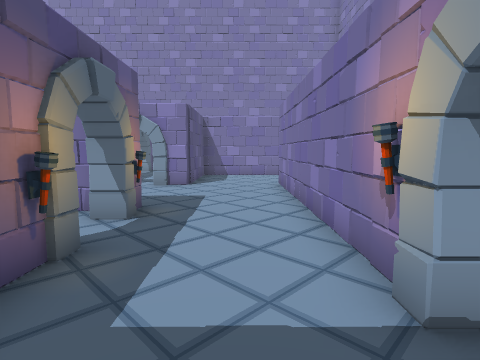
[1] (above)

23 first-person views from a walk through a 3-D level made in the Unity game engine. The camera is 1.3 m above the floor, tilts 6° down and sees 80° across. The floor is counted in squares, 1 m on a side. Each view is taken from the middle of a square. On the plan, view 1 faces up. The plan holds only what a view shows up to about 13 squares ahead; the rest is blank. The player is left out.

[2]
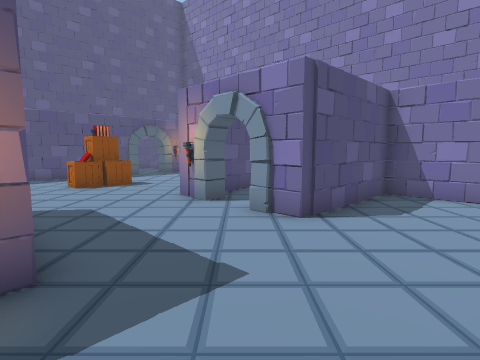

[3]
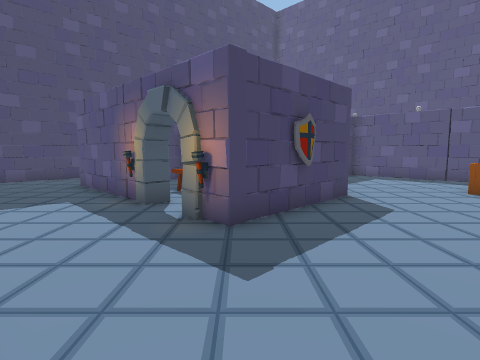

[4]
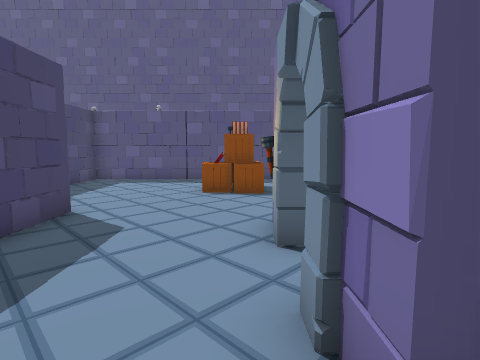

[5]
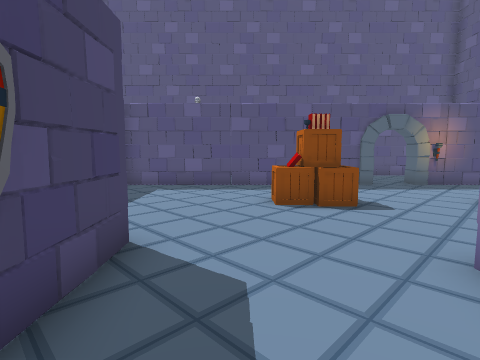

[6]
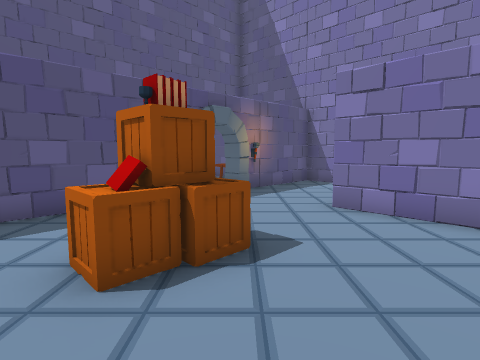

[7]
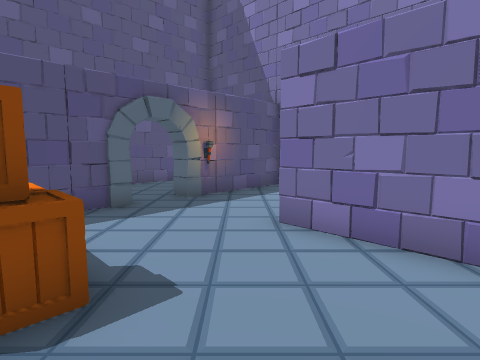

[8]
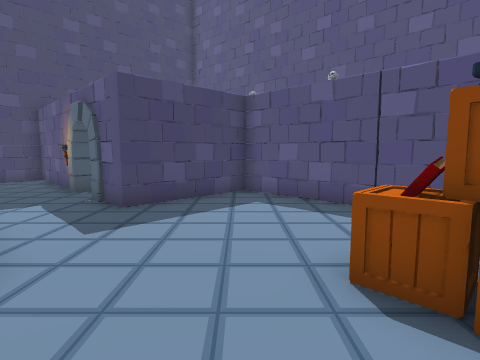

[9]
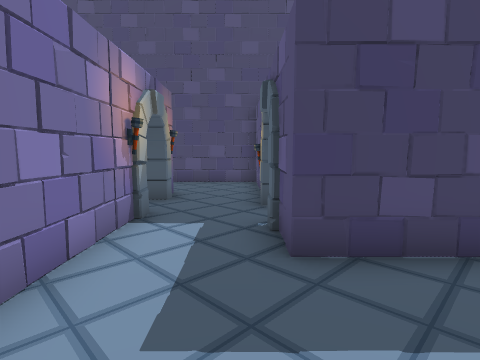

[10]
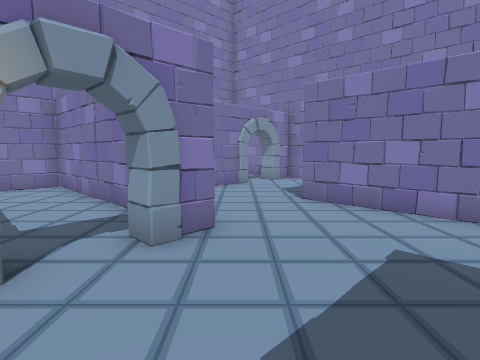

[11]
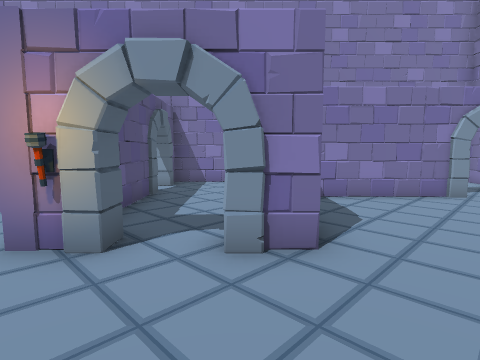

[12]
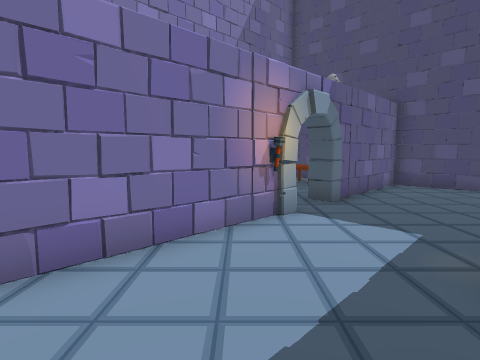

[13]
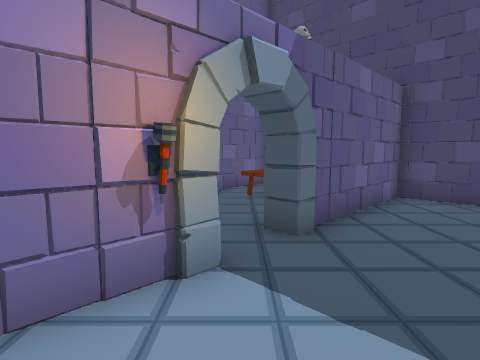

[14]
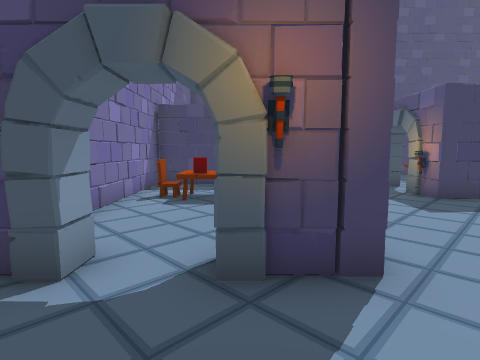

[15]
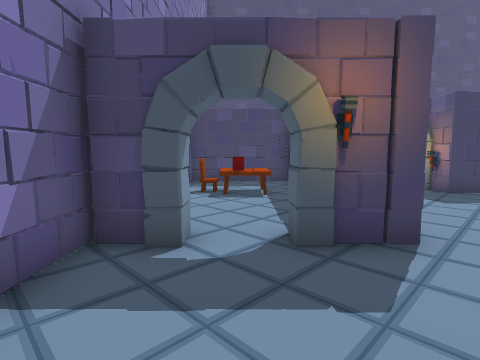

[16]
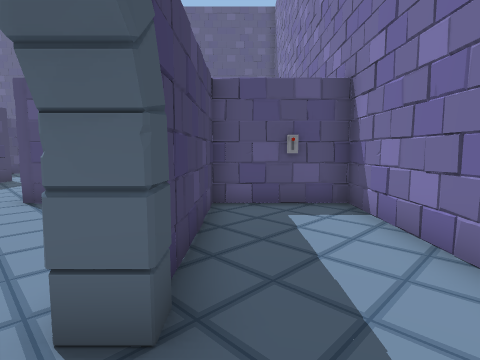

[17]
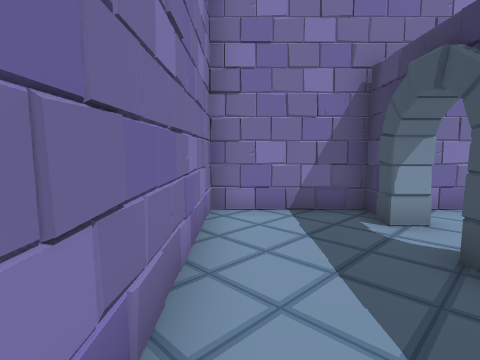

[18]
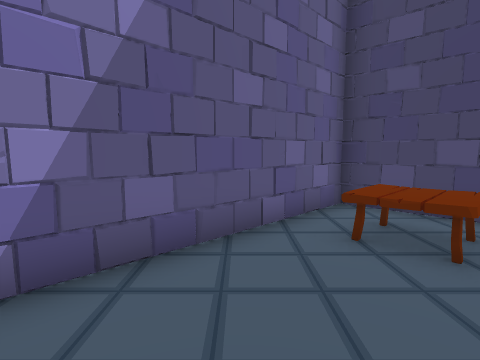

[19]
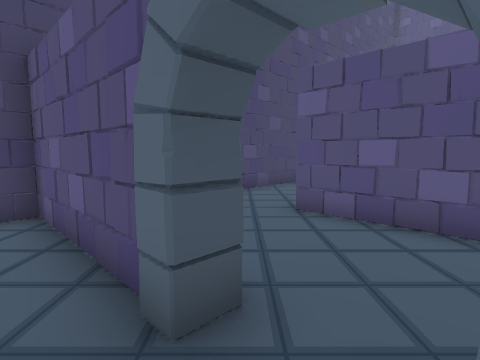

[20]
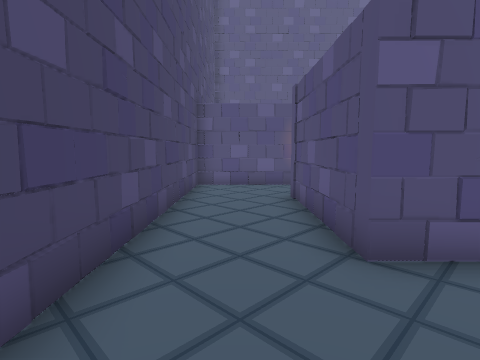

[21]
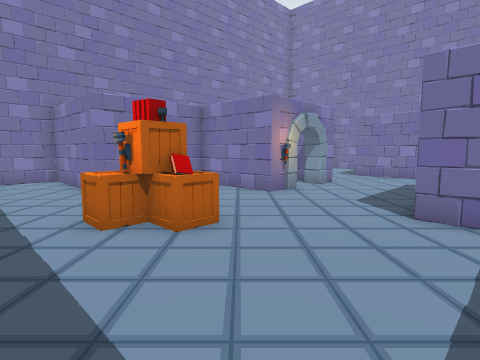

[22]
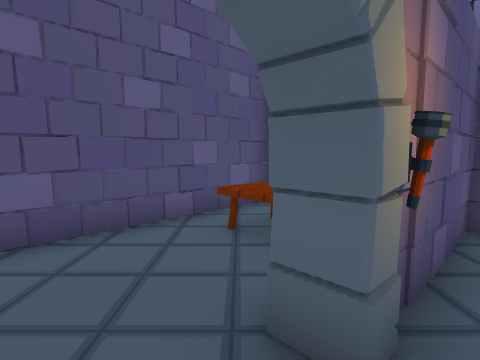

[23]
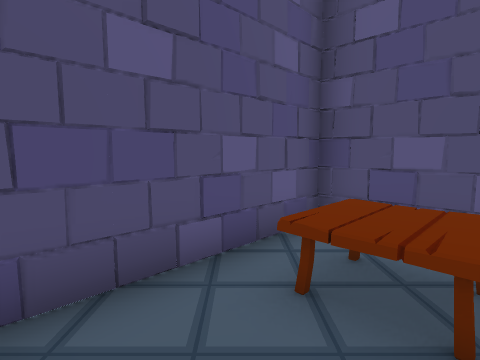

### Floor plan
Points are (right, up) in squares from view 1. A wall is a line through its corners. A room is listed if a view was taken in it or the views show most of it. See-through windows are left out.
Room 1 (views 1, 2, 3, 4, 5, 6, 7, 8, 9, 10, 11, 12, 13, 14, 20, 21, 22)
walls: (-5, 6.5) (-4.5, 6.7); (-7, 4.5) (-7, 6.5) (-2.2, 6.5) (-2.2, 5.3); (-1.9, 6) (-2.2, 5.3); (-4.7, 10.6) (-5.5, 10.3); (-4.7, 10.6) (-6.1, 10.6) (-6.1, 14.1) (-10, 14.1) (-10, 18.6) (-13.6, 18.6) (-13.6, 14.5) (-14.2, 14.5); (-2.2, 3.6) (-2.2, -1.5) (-7, -1.5); (1.7, 5.7) (1.4, 6); (1.3, 2.5) (1.5, 2.9); (-7.8, 14.3) (-8.4, 13.8); (2, 11) (2.8, 11.3); (1.4, 1.9) (1.4, 2.4); (1.5, 2) (1.2, 2.6) (1.6, 2.8); (1.5, 1.9) (1.5, 11.2) (3.2, 11.2); (-9.6, -1.4) (-9.6, -4.6) (1.5, -4.6) (1.5, 0.4); (-13.8, 12.1) (-13.6, 11.7); (-13.6, 13) (-13.6, 3.6) (-9.6, 3.6); (4.8, 11.2) (6.1, 11.2); (4.8, 11.3) (5.2, 11.2); (5.2, 11.3) (6.1, 10.9) (6.1, 14.5); (3.2, 14.9) (-2, 14.9) (-2, 10.6) (-3.2, 10.6); (0.1, -4.4) (0.4, -4.8); (5.7, 14.9) (4.7, 14.9)
low walls: (-2.2, 1.6) (-2.4, 1.1); (-2, 1.7) (-2, 1.2); (-11, 3.1) (-10.5, 3.1); (-8.1, 14.5) (-8.7, 14.5); (-13.6, 6.8) (-13.8, 6.3)
ways out: opening at (4, 15) to room 2; opening at (2, 1) to room 3; opening at (-14, 13.5) to room 4; opening at (-4, 11) to room 5; opening at (4, 11) to room 6; opening at (-8.5, -0.5) to room 7; opening at (-8.5, 3.5) to room 7
objects: crate (-11, 10) to (-11, 11); books (-10, 9); crate (-10, 10); crate (-10, 11)
Room 2 (views 15, 16, 17)
walls: (2.8, 15.4) (3.2, 15.4) (3.2, 14.9); (4.8, 14.6) (4.8, 15.4) (6.1, 15.4); (6.1, 15.1) (6.1, 18.6) (-2, 18.6) (-2, 15.4) (2.4, 15.4)
ways out: opening at (4, 15) to room 1
Room 3 (views 18, 19)
walls: (1.5, 0.4) (1.9, 0.4) (1.9, -4.6) (6.1, -4.6) (6.1, 3.1); (1.8, 1.9) (1.4, 1.9)
low walls: (6.1, -0.1) (6.3, 0.3)
ways out: opening at (2, 1) to room 1
objects: table (3, -3) to (5, -2)
Room 4 (view 23)
walls: (-17.8, 15.6) (-17.4, 15.1); (-15.3, 18.6) (-17.6, 18.6) (-17.6, 13.2)
low walls: (-17.6, 18.1) (-17.8, 17.6)
ways out: opening at (-14, 13.5) to room 1
objects: table (-16, 16) to (-15, 17)
Room 5 (no view inside)
walls: (-5.6, 15.8) (-5.6, 11.9); (-2.4, 11.6) (-2.4, 18.6) (-5.6, 18.6) (-5.6, 17.3); (-4.7, 11.2) (-4.7, 10.6); (-3.2, 10.6) (-3.2, 11.2)
ways out: opening at (-4, 11) to room 1
Room 6 (no view inside)
walls: (4.8, 10.5) (4.8, 11.3); (3.2, 11.2) (3.2, 10.5); (2, 3.1) (6, 3.1); (6.1, 3.1) (6.1, 8.1)
ways out: opening at (4, 11) to room 1
objects: table (3, 5) to (4, 7); chair (5, 6)
Room 7 (no view inside)
walls: (-9.6, 0.4) (-9.6, 0); (-9.6, 3.6) (-9.6, 2); (-10.1, 0.4) (-9.5, 0.4) (-9.3, -0.1); (-7, 1.1) (-7, 4.5); (-9.6, -0.4) (-9.6, -1.4); (-7, -0.9) (-7, -0.3)
ways out: opening at (-8.5, -0.5) to room 1; opening at (-8.5, 3.5) to room 1; opening at (-10, 1.5)

Positions as (right, up) in squares from view 1, and headings:
1: (0, 0), facing up
2: (1, 6), facing up-left
3: (1, 10), facing down-left
4: (-1, 10), facing left
5: (-3, 8), facing left
6: (-7, 8), facing up-left
7: (-7, 10), facing up-left
8: (-7, 10), facing down-left
9: (-9, 7), facing down
10: (-5, 7), facing up-right
11: (-3, 7), facing up
12: (-2, 7), facing down-right
13: (-1, 4), facing down-right
14: (3, 14), facing down
15: (4, 15), facing down
16: (5, 16), facing left
17: (0, 18), facing right
18: (3, 2), facing down-right
19: (3, 2), facing down-left
20: (1, -3), facing left
21: (-13, 5), facing up-right
22: (-13, 13), facing up-left
23: (-15, 14), facing up-left
